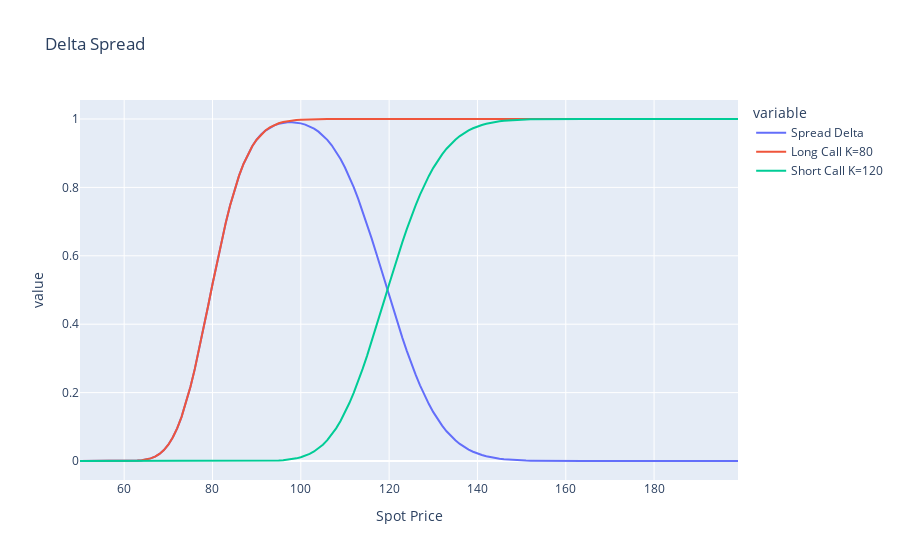

Source (notebook cell):
### Code cell
df=pd.DataFrame({"Spread Delta":Spread_Delta, "Long Call K=80":list_delta_long_call, "Short Call K=120":list_delta_short_call, "Spot Price":spot})
df.set_index("Spot Price", inplace = True)
px.line(df, title='Delta Spread')

### Figure 1 — Plotly figure (JSON) as saved in the notebook; plotly's stock layout.template omitted (floating-point values rounded to 4 significant figures; data arrays with more than 128 entries replaced by an {"elided": "..."} marker saying what was removed)
{"data": [{"hovertemplate": "variable=Spread Delta<br>Spot Price=%{x}<br>value=%{y}<extra></extra>", "legendgroup": "Spread Delta", "line": {"color": "#636efa", "dash": "solid"}, "marker": {"symbol": "circle"}, "mode": "lines", "name": "Spread Delta", "orientation": "v", "showlegend": true, "type": "scatter", "x": {"elided": "150 int values"}, "xaxis": "x", "y": {"elided": "150 float values"}, "yaxis": "y"}, {"hovertemplate": "variable=Long Call K=80<br>Spot Price=%{x}<br>value=%{y}<extra></extra>", "legendgroup": "Long Call K=80", "line": {"color": "#EF553B", "dash": "solid"}, "marker": {"symbol": "circle"}, "mode": "lines", "name": "Long Call K=80", "orientation": "v", "showlegend": true, "type": "scatter", "x": {"elided": "150 int values"}, "xaxis": "x", "y": {"elided": "150 float values"}, "yaxis": "y"}, {"hovertemplate": "variable=Short Call K=120<br>Spot Price=%{x}<br>value=%{y}<extra></extra>", "legendgroup": "Short Call K=120", "line": {"color": "#00cc96", "dash": "solid"}, "marker": {"symbol": "circle"}, "mode": "lines", "name": "Short Call K=120", "orientation": "v", "showlegend": true, "type": "scatter", "x": {"elided": "150 int values"}, "xaxis": "x", "y": {"elided": "150 float values"}, "yaxis": "y"}], "layout": {"legend": {"title": {"text": "variable"}, "tracegroupgap": 0}, "title": {"text": "Delta Spread"}, "xaxis": {"anchor": "y", "domain": [0, 1], "title": {"text": "Spot Price"}}, "yaxis": {"anchor": "x", "domain": [0, 1], "title": {"text": "value"}}}}
